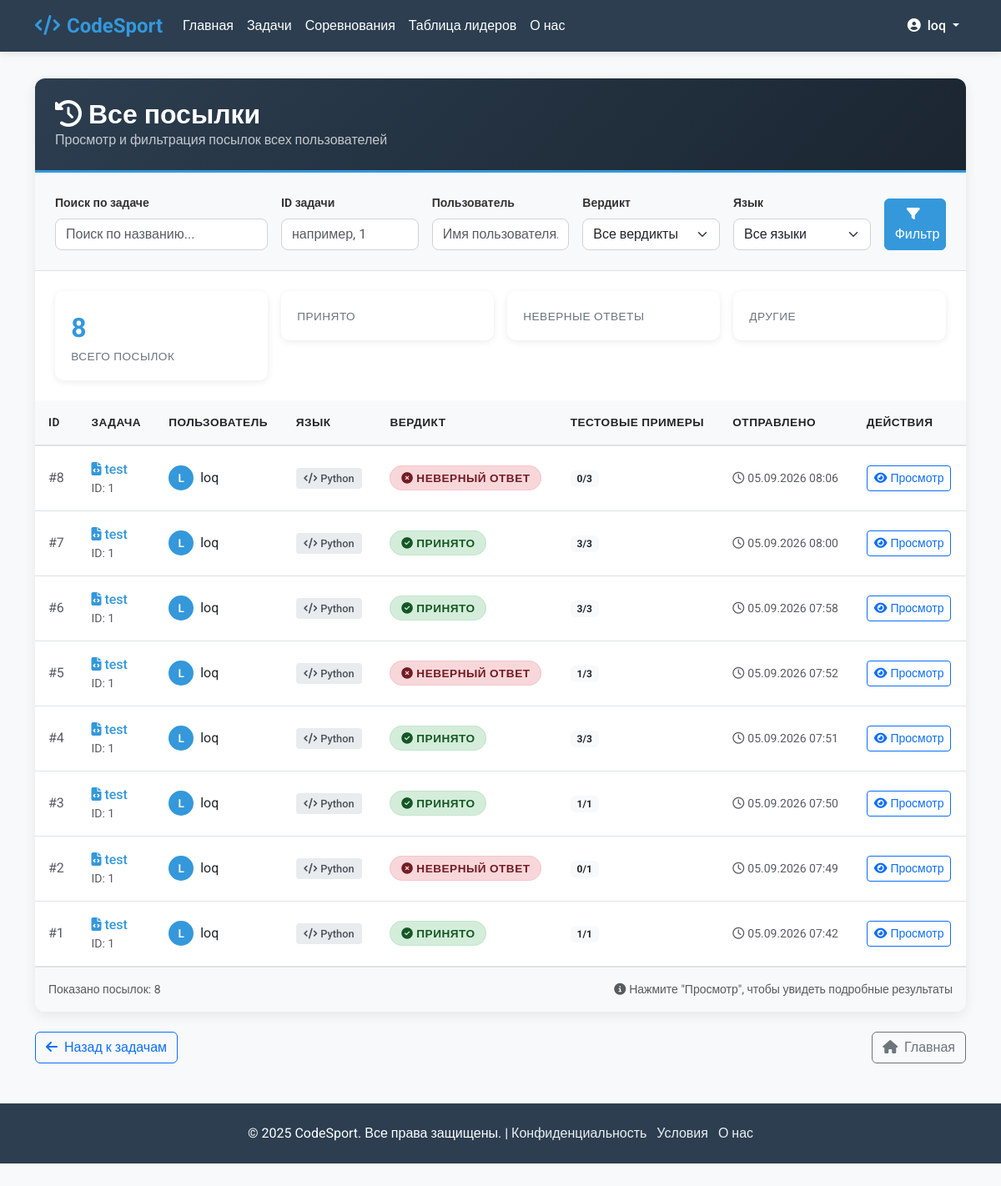
Page /submissions/ (signed in) on the committed database.
### LearnApp/models.py (models this page shows, shortened)
class Submission(models.Model):
    VERDICT_CHOICES = [
        ('accepted', 'Accepted'),
        ('wrong_answer', 'Wrong Answer'),
        ('time_limit_exceeded', 'Time Limit Exceeded'),
        ('runtime_error', 'Runtime Error'),
        ('compilation_error', 'Compilation Error'),
    ]
    LANGUAGE_CHOICES = [
        ('python', 'Python'),
        ('cpp', 'C++'),
        ('java', 'Java'),
    ]
    problem = models.ForeignKey(Problem, on_delete=models.CASCADE)
    user = models.ForeignKey(User, on_delete=models.CASCADE)
    code = models.TextField()
    language = models.CharField(max_length=20, choices=LANGUAGE_CHOICES)
    verdict = models.CharField(max_length=20, choices=VERDICT_CHOICES, blank=True)
    submitted_at = models.DateTimeField(auto_now_add=True)
    execution_time = models.FloatField(null=True, blank=True)
    test_cases_passed = models.IntegerField(default=0)
    total_test_cases = models.IntegerField(default=0)
    class Meta:
        ordering = ['-submitted_at']

class Problem(models.Model):
    DIFFICULTY_CHOICES = [
        ('easy', 'Easy'),
        ('medium', 'Medium'),
        ('hard', 'Hard'),
    ]
    title = models.CharField(max_length=200)
    description = models.TextField()
    author = models.ForeignKey(User, on_delete=models.CASCADE)
    created_at = models.DateTimeField(auto_now_add=True)
    difficulty = models.CharField(max_length=10, choices=DIFFICULTY_CHOICES)
    time_limit = models.IntegerField(default=1, help_text="Time limit in seconds")
    memory_limit = models.IntegerField(default=256, help_text="Memory limit in MB")
    template_code = models.TextField(blank=True, help_text="Initial code template for users")

### LearnApp/views.py (the view)
# urls.py: path('submissions/', views.submissions, name='submissions'),
@login_required
def submissions(request):
    submissions_list = Submission.objects.all().order_by('-submitted_at')
    show_all = request.GET.get('show_all', 'false').lower() == 'true'
    if not show_all and not request.user.is_staff:
        submissions_list = submissions_list.filter(user=request.user)
    search_query = request.GET.get('search', '')
    problem_id = request.GET.get('problem_id', '')
    username = request.GET.get('user', '')
    verdict = request.GET.get('verdict', '')
    language = request.GET.get('language', '')
    if search_query:
        submissions_list = submissions_list.filter(problem__title__icontains=search_query)
    if problem_id:
        try:
            problem_id_int = int(problem_id)
            submissions_list = submissions_list.filter(problem__id=problem_id_int)
        except ValueError:
            pass
    if username:
        submissions_list = submissions_list.filter(user__username__icontains=username)
    if verdict:
        submissions_list = submissions_list.filter(verdict=verdict)
    if language:
        submissions_list = submissions_list.filter(language=language)
    return render(request, 'main/submissions.html', {
        'submissions': submissions_list,
        'show_all': show_all
    })

### templates/main/submissions.html (shortened to what this page needs)
<!DOCTYPE html>
<html lang="ru">
<head>
    <link href="https://cdn.jsdelivr.net/npm/bootstrap@5.3.0/dist/css/bootstrap.min.css" rel="stylesheet">
    <link rel="stylesheet" href="https://cdnjs.cloudflare.com/ajax/libs/font-awesome/6.4.0/css/all.min.css">
</head>
<body>
    <nav class="navbar navbar-expand-lg navbar-dark sticky-top">
        <div class="container">
            <a class="navbar-brand" href="{% url 'home' %}">
                <i class="fas fa-code me-2"></i>CodeSport
            </a>
            <div class="collapse navbar-collapse" id="navbarNav">
                <ul class="navbar-nav me-auto">
                    <li class="nav-item"><a class="nav-link" href="{% url 'home' %}">Главная</a></li>
                    <li class="nav-item"><a class="nav-link" href="{% url 'problems' %}">Задачи</a></li>
                    <li class="nav-item"><a class="nav-link" href="{% url 'contests' %}">Соревнования</a></li>
                    <li class="nav-item"><a class="nav-link" href="{% url 'leaderboard' %}">Таблица лидеров</a></li>
                    <li class="nav-item"><a class="nav-link" href="{% url 'about' %}">О нас</a></li>
                </ul>
                <ul class="navbar-nav">
                    {% if user.is_authenticated %}
                    <li class="nav-item dropdown">
                        <a class="nav-link dropdown-toggle" href="#" id="navbarDropdown" role="button" data-bs-toggle="dropdown">
                            <i class="fas fa-user-circle me-1"></i> {{ user.username }}
                        </a>
                    </li>
                    {% else %}
                    <li class="nav-item"><a class="nav-link" href="{% url 'login' %}">Вход</a></li>
                    <li class="nav-item"><a class="nav-link" href="{% url 'login' %}">Регистрация</a></li>
                    {% endif %}
                </ul>
            </div>
        </div>
    </nav>
    <div class="container">
        <div class="submissions-container">
            <div class="submissions-header">
                <h2><i class="fas fa-history me-2"></i>Все посылки</h2>
                <p class="mb-0 text-light opacity-75">Просмотр и фильтрация посылок всех пользователей</p>
            </div>
            <div class="filter-section">
                <form method="GET" action="{% url 'submissions' %}" class="row g-3">
                    <div class="col-md-3">
                        <label for="problemSearch" class="form-label small fw-bold">Поиск по задаче</label>
                        <input type="text" class="form-control" id="problemSearch" name="search"
                               placeholder="Поиск по названию..." value="{{ request.GET.search }}">
                    </div>
                    <div class="col-md-2">
                        <label for="problemId" class="form-label small fw-bold">ID задачи</label>
                        <input type="number" class="form-control" id="problemId" name="problem_id"
                               placeholder="например, 1" value="{{ request.GET.problem_id }}" min="1">
                    </div>
                    <div class="col-md-2">
                        <label for="userSearch" class="form-label small fw-bold">Пользователь</label>
                        <input type="text" class="form-control" id="userSearch" name="user"
                               placeholder="Имя пользователя..." value="{{ request.GET.user }}">
                    </div>
                    <div class="col-md-2">
                        <label for="verdictFilter" class="form-label small fw-bold">Вердикт</label>
                        <select class="form-select" id="verdictFilter" name="verdict">
                            <option value="">Все вердикты</option>
                        </select>
                    </div>
                    <div class="col-md-2">
                        <label for="languageFilter" class="form-label small fw-bold">Язык</label>
                        <select class="form-select" id="languageFilter" name="language">
                            <option value="">Все языки</option>
                        </select>
                    </div>
                    <div class="col-md-1 d-flex align-items-end">
                        <button type="submit" class="btn btn-primary w-100">
                            <i class="fas fa-filter me-1"></i>Фильтр
                        </button>
                    </div>
                </form>
            </div>
            <div class="stats-cards">
                <div class="row g-3">
                    <div class="col-md-3 col-sm-6">
                        <div class="stat-card">
                            <div class="stat-number">{{ submissions|length }}</div>
                            <div class="stat-label">Всего посылок</div>
                        </div>
                    </div>
                    <div class="col-md-3 col-sm-6">
                        <div class="stat-card">
                            <div class="stat-label">Принято</div>
                        </div>
                    </div>
                    <div class="col-md-3 col-sm-6">
                        <div class="stat-card">
                            <div class="stat-label">Неверные ответы</div>
                        </div>
                    </div>
                    <div class="col-md-3 col-sm-6">
                        <div class="stat-card">
                            <div class="stat-label">Другие</div>
                        </div>
                    </div>
                </div>
            </div>
            <div class="table-responsive mt-4">
                {% if submissions %}
                <table class="table table-hover">
                    <thead>
                        <tr>
                            <th>ID</th>
                            <th>Задача</th>
                            <th>Пользователь</th>
                            <th>Язык</th>
                            <th>Вердикт</th>
                            <th>Тестовые примеры</th>
                            <th>Отправлено</th>
                            <th>Действия</th>
                        </tr>
                    </thead>
                    <tbody>
                        {% for submission in submissions %}
                        <tr>
                            <td class="text-muted">#{{ submission.id }}</td>
                            <td>
                                <a href="{% url 'problem_detail' submission.problem.id %}" class="problem-link">
                                    <i class="fas fa-file-code me-1"></i>{{ submission.problem.title }}
                                </a>
                                <small class="text-muted d-block">ID: {{ submission.problem.id }}</small>
                            </td>
                            <td>
                                <div class="user-badge">
                                    <div class="user-avatar">
                                        {{ submission.user.username|first|upper }}
                                    </div>
                                    <span>{{ submission.user.username }}</span>
                                </div>
                            </td>
                            <td>
                                <span class="language-badge">
                                    <i class="fas fa-code me-1"></i>{{ submission.language|title }}
                                </span>
                            </td>
                            <td>
                                <span class="verdict-badge verdict-{{ submission.verdict }}">
                                    {% if submission.verdict == 'accepted' %}
                                        <i class="fas fa-check-circle me-1"></i>Принято
                                    {% elif submission.verdict == 'wrong_answer' %}
                                        <i class="fas fa-times-circle me-1"></i>Неверный ответ
                                    {% elif submission.verdict == 'time_limit_exceeded' %}
                                        <i class="fas fa-clock me-1"></i>Превышено время
                                    {% elif submission.verdict == 'runtime_error' %}
                                        <i class="fas fa-exclamation-triangle me-1"></i>Ошибка выполнения
                                    {% elif submission.verdict == 'compilation_error' %}
                                        <i class="fas fa-times-circle me-1"></i>Ошибка компиляции
                                    {% else %}
                                        <i class="fas fa-hourglass-half me-1"></i>{{ submission.verdict|title }}
                                    {% endif %}
                                </span>
                            </td>
                            <td>
                                <span class="badge bg-light text-dark">
                                    {{ submission.test_cases_passed }}/{{ submission.total_test_cases }}
                                </span>
                            </td>
                            <td>
                                <span class="text-muted small">
                                    <i class="far fa-clock me-1"></i>{{ submission.submitted_at|date:"d.m.Y H:i" }}
                                </span>
                            </td>
                            <td>
                                <a href="{% url 'submission_result' submission.id %}" class="btn btn-sm btn-outline-primary">
                                    <i class="fas fa-eye me-1"></i>Просмотр
                                </a>
                            </td>
                        </tr>
                        {% endfor %}
                    </tbody>
                </table>
                {% endif %}
            </div>
            {% if submissions %}
            <div class="pagination-container d-flex justify-content-between align-items-center">
                <span class="text-muted small">
                    Показано посылок: {{ submissions|length }}
                </span>
                <span class="text-muted small">
                    <i class="fas fa-info-circle me-1"></i>Нажмите "Просмотр", чтобы увидеть подробные результаты
                </span>
            </div>
            {% endif %}
        </div>
        <div class="row mt-4">
            <div class="col-12">
                <div class="d-flex justify-content-between">
                    <a href="{% url 'problems' %}" class="btn btn-outline-primary">
                        <i class="fas fa-arrow-left me-1"></i> Назад к задачам
                    </a>
                    <a href="{% url 'home' %}" class="btn btn-outline-secondary">
                        <i class="fas fa-home me-1"></i> Главная
                    </a>
                </div>
            </div>
        </div>
    </div>
    <footer class="footer mt-5">
        <div class="container text-center">
            <p class="mb-0">&copy; 2025 CodeSport. Все права защищены. |
                <a href="#" class="me-2">Конфиденциальность</a>
                <a href="#" class="me-2">Условия</a>
                <a href="{% url 'about' %}">О нас</a>
            </p>
        </div>
    </footer>
</body>
</html>

### rows in the picture
Submission: id "8", problem "test", problem.id "1", user.username|first "L", user.username "loq", language "Python", verdict "wrong_answer" (drawn), test_cases_passed "0", total_test_cases "3", submitted_at "05.09.2026 08:06"
Submission: id "7", problem "test", problem.id "1", user.username|first "L", user.username "loq", language "Python", verdict "accepted" (drawn), test_cases_passed "3", total_test_cases "3", submitted_at "05.09.2026 08:00"
Submission: id "6", problem "test", problem.id "1", user.username|first "L", user.username "loq", language "Python", verdict "accepted" (drawn), test_cases_passed "3", total_test_cases "3", submitted_at "05.09.2026 07:58"
Submission: id "5", problem "test", problem.id "1", user.username|first "L", user.username "loq", language "Python", verdict "wrong_answer" (drawn), test_cases_passed "1", total_test_cases "3", submitted_at "05.09.2026 07:52"
Submission: id "4", problem "test", problem.id "1", user.username|first "L", user.username "loq", language "Python", verdict "accepted" (drawn), test_cases_passed "3", total_test_cases "3", submitted_at "05.09.2026 07:51"
Submission: id "3", problem "test", problem.id "1", user.username|first "L", user.username "loq", language "Python", verdict "accepted" (drawn), test_cases_passed "1", total_test_cases "1", submitted_at "05.09.2026 07:50"
Submission: id "2", problem "test", problem.id "1", user.username|first "L", user.username "loq", language "Python", verdict "wrong_answer" (drawn), test_cases_passed "0", total_test_cases "1", submitted_at "05.09.2026 07:49"
Submission: id "1", problem "test", problem.id "1", user.username|first "L", user.username "loq", language "Python", verdict "accepted" (drawn), test_cases_passed "1", total_test_cases "1", submitted_at "05.09.2026 07:42"

### other values in the picture
{{ user.username }} "loq"
{{ submissions|length }} "8"
